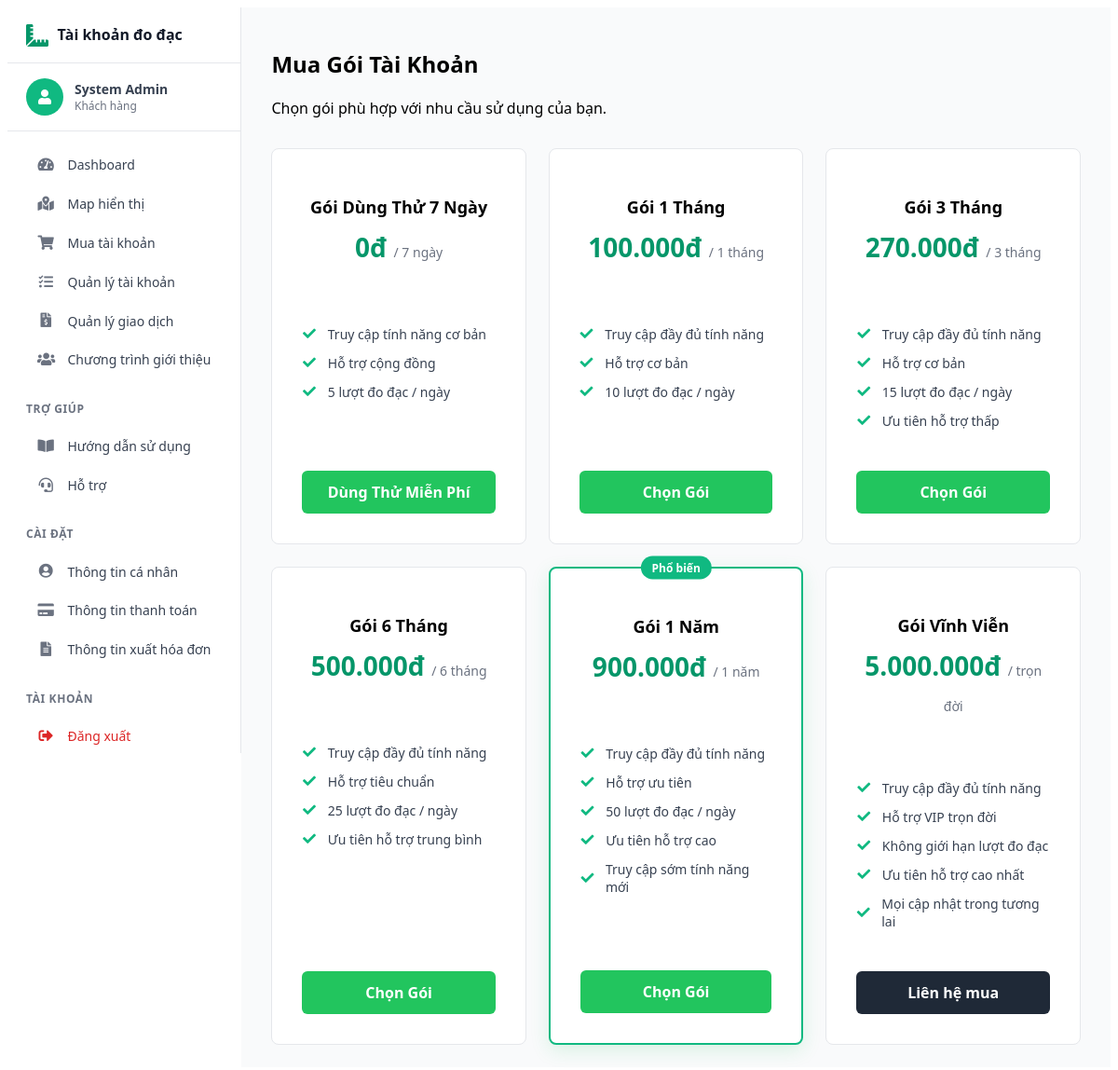
The page /test.php (signed in) on the database its author committed.
### tables this page shows
CREATE TABLE `package` (
  `id` int NOT NULL,
  `package_id` varchar(50) NOT NULL,
  `name` varchar(150) NOT NULL,
  `price` decimal(15,2) NOT NULL,
  `duration_text` varchar(100) NOT NULL,
  `features_json` text,
  `is_recommended` tinyint(1) NOT NULL DEFAULT '0',
  `button_text` varchar(100) NOT NULL DEFAULT 'Chọn Gói',
  `savings_text` varchar(100) DEFAULT NULL,
  `is_active` tinyint(1) NOT NULL DEFAULT '1',
  `display_order` int NOT NULL DEFAULT '0',
  `created_at` datetime DEFAULT CURRENT_TIMESTAMP,
  `updated_at` datetime DEFAULT NULL ON UPDATE CURRENT_TIMESTAMP
);

### test.php (the view, shortened to what this page needs)
<?php
$project_root_path = dirname(dirname(dirname(__DIR__)));
$db = new Database();
$conn = $db->connect();
$all_packages = [];
try {
    $stmt = $conn->prepare("SELECT package_id, name, price, duration_text, features_json, is_recommended, button_text, savings_text FROM package WHERE is_active = 1 ORDER BY display_order ASC");
    $stmt->execute();
    $all_packages = $stmt->fetchAll(PDO::FETCH_ASSOC);
} catch (PDOException $e) {
    error_log("Error fetching packages in packages.php: " . $e->getMessage());
}
include $project_root_path . '/private/includes/header.php';
?>
<div class="dashboard-wrapper">
    <?php include $project_root_path . '/private/includes/sidebar.php'; ?>
    <main class="content-wrapper">
        <h2 class="text-2xl font-semibold mb-4">Mua Gói Tài Khoản</h2>
        <p class="text-gray-600 mb-6">Chọn gói phù hợp với nhu cầu sử dụng của bạn.</p>
        <div class="packages-grid">
            <?php if (empty($all_packages)): ?>
                <p class="text-center text-gray-500 col-span-full">Hiện tại không có gói dịch vụ nào.</p>
            <?php else: ?>
                <?php foreach ($all_packages as $package): ?>
                    <?php
                        $features = json_decode($package['features_json'], true);
                        $card_classes = 'package-card';
                        if ($package['is_recommended']) {
                            $card_classes .= ' recommended';
                        }
                        $details_url = $base_path . '/pages/purchase/details.php?package=' . htmlspecialchars($package['package_id']);
                        $button_classes = 'btn-select-package';
                        $is_contact_button = ($package['button_text'] === 'Liên hệ mua');
                        if ($is_contact_button) {
                             $button_classes .= ' contact';
                        }
                    ?>
                    <div class="<?php echo $card_classes; ?>">
                        <?php if ($package['is_recommended']): ?>
                            <div class="recommended-badge">Phổ biến</div>
                        <?php endif; ?>
                        <h3><?php echo htmlspecialchars($package['name']); ?></h3>
                        <div class="package-price">
                            <?php echo number_format($package['price'], 0, ',', '.'); ?>đ
                            <span class="duration"><?php echo htmlspecialchars($package['duration_text']); ?></span>
                        </div>
                        <span class="package-savings">
                        </span>
                        <ul class="package-features">
                            <?php foreach ($features as $feature): ?>
                                <li>
                                    <i class="fas <?php echo htmlspecialchars($feature['icon']); ?>" aria-hidden="true"></i>
                                    <span><?php echo htmlspecialchars($feature['text']); ?></span>
                                </li>
                            <?php endforeach; ?>
                        </ul>
                        <a href="<?php echo $details_url; ?>" class="<?php echo $button_classes; ?>">
                            <?php echo htmlspecialchars($package['button_text']); ?>
                        </a>
                    </div>
                <?php endforeach; ?>
            <?php endif; ?>
        </div>
    </main>
</div>
<?php
include $project_root_path . '/private/includes/footer.php';
?>

### private/includes/header.php (shortened to what this page needs)
<!DOCTYPE html>
<html lang="vi">
<head>
    <link rel="stylesheet" href="https://cdnjs.cloudflare.com/ajax/libs/font-awesome/5.15.4/css/all.min.css">
    <link rel="stylesheet" href="/assets/css/base.css">
    <link rel="stylesheet" href="/assets/css/layouts/main-content.css">
    <link rel="stylesheet" href="/assets/css/components/cards.css">
    <link rel="stylesheet" href="/assets/css/components/tables.css">
</head>
<body>
</body>
</html>

### private/includes/sidebar.php (shortened to what this page needs)
<?php
$base_path = '/public';
$nav_items = [
    ['label' => 'Dashboard', 'icon' => 'fa-tachometer-alt', 'url' => '/pages/dashboard.php', 'active_check' => 'dashboard.php'],
    ['label' => 'Map hiển thị', 'icon' => 'fa-map-marked-alt', 'url' => '/pages/map_display.php', 'active_check' => 'map_display.php'],
    ['label' => 'Mua tài khoản', 'icon' => 'fa-shopping-cart', 'url' => '/pages/purchase/packages.php', 'active_check' => 'packages.php'],
    ['label' => 'Quản lý tài khoản', 'icon' => 'fa-tasks', 'url' => '/pages/rtk_accountmanagement.php', 'active_check' => 'rtk_accountmanagement.php'],
    ['label' => 'Quản lý giao dịch', 'icon' => 'fa-file-invoice-dollar', 'url' => '/pages/transaction.php', 'active_check' => 'transaction.php'],
    ['label' => 'Chương trình giới thiệu', 'icon' => 'fa-users', 'url' => '/pages/referral.php', 'active_check' => 'referral.php'],
    ['type' => 'section', 'label' => 'Trợ giúp'],
    ['label' => 'Hướng dẫn sử dụng', 'icon' => 'fa-book-open', 'url' => '/pages/support/guide.php', 'active_check' => 'guide.php'],
    ['label' => 'Hỗ trợ', 'icon' => 'fa-headset', 'url' => '/pages/support/contact.php', 'active_check' => 'contact.php'],
    ['type' => 'section', 'label' => 'Cài đặt'],
    ['label' => 'Thông tin cá nhân', 'icon' => 'fa-user-circle', 'url' => '/pages/setting/profile.php', 'active_check' => 'profile.php'],
    ['label' => 'Thông tin thanh toán', 'icon' => 'fa-credit-card', 'url' => '/pages/setting/payment.php', 'active_check' => 'payment.php'],
    ['label' => 'Thông tin xuất hóa đơn', 'icon' => 'fa-file-alt', 'url' => '/pages/setting/invoice.php', 'active_check' => 'invoice.php'],
    ['type' => 'section', 'label' => 'Tài khoản'],
    ['label' => 'Đăng xuất', 'icon' => 'fa-sign-out-alt', 'url' => '/pages/auth/logout.php', 'class' => 'logout-link']
];
echo '<link rel="stylesheet" href="' . $base_path . '/assets/css/layouts/sidebar.css">';
function is_current_page($page_name) {
    $current_script_path = $_SERVER['SCRIPT_NAME'];
    return str_ends_with($current_script_path, '/' . $page_name);
}
$user_username = isset($_SESSION['username']) ? htmlspecialchars($_SESSION['username']) : 'Khách hàng';
?>
<aside class="sidebar" id="sidebar">
    <div class="sidebar-header">
        <a href="<?php echo $base_path; ?>/pages/dashboard.php" class="logo-link">
            <i class="logo-icon fas fa-ruler-combined"></i>
            <span class="logo-text"><b>Tài khoản đo đạc</b></span>
        </a>
    </div>
    <div class="user-info-container">
        <div class="user-info">
            <div class="user-icon-wrapper">
                <i class="fas fa-user"></i>
            </div>
            <div class="user-text">
                <span class="user-name"><?php echo $user_username; ?></span>
                <span class="user-role">Khách hàng</span>
            </div>
        </div>
    </div>
    <nav class="sidebar-nav">
        <ul>
            <?php foreach ($nav_items as $item): ?>
                <?php if (isset($item['type']) && $item['type'] === 'section'): ?>
                    <li class="nav-section-title-li">
                        <p class="nav-section-title"><?php echo htmlspecialchars($item['label']); ?></p>
                    </li>
                <?php else: ?>
                    <li>
                        <a href="<?php echo $base_path . htmlspecialchars($item['url']); ?>"
                           class="nav-item <?php echo isset($item['class']) ? $item['class'] : ''; ?>
                                  <?php echo isset($item['active_check']) && is_current_page($item['active_check']) ? 'active' : ''; ?>">
                            <i class="icon fas <?php echo htmlspecialchars($item['icon']); ?>"></i>
                            <span><?php echo htmlspecialchars($item['label']); ?></span>
                        </a>
                    </li>
                <?php endif; ?>
            <?php endforeach; ?>
        </ul>
    </nav>
</aside>

### private/includes/footer.php (shortened to what this page needs)
</body>
</html>

### private/includes/header.php (style rules this page uses)
body { font-family: 'Segoe UI', Tahoma, Geneva, Verdana, sans-serif; }

### test.php (style rules this page uses)
.packages-grid { display: grid; grid-template-columns: repeat(auto-fit, minmax(260px, 1fr)); gap: 1.5rem; margin-top: 2rem; }
.package-card { background-color: white; border: 1px solid var(--gray-200); border-radius: var(--rounded-lg); padding: 2rem; display: flex; flex-direction: column; text-align: center; transition: transform 0.2s ease, box-shadow 0.2s ease; }
.package-card h3 { font-size: var(--font-size-lg); font-weight: var(--font-semibold); color: var(--gray-800); margin-bottom: 0.75rem; }
.package-price { font-size: 1.75rem; font-weight: var(--font-bold); color: var(--primary-600); margin-bottom: 0.5rem; }
.package-price .duration { font-size: var(--font-size-sm); font-weight: var(--font-normal); color: var(--gray-500); }
.package-savings { font-size: var(--font-size-xs); color: var(--primary-600); margin-bottom: 1.5rem; display: block; min-height: 1.2em; }
.package-features { list-style: none; padding: 0; margin-bottom: 2rem; text-align: left; }
.package-features li { display: flex; align-items: center; gap: 0.75rem; margin-bottom: 0.75rem; color: var(--gray-700); font-size: var(--font-size-sm); }
.package-features li i { width: 1.1em; text-align: center; }
.package-features li i.fa-check { color: var(--primary-500); }
.btn-select-package { display: inline-block; width: 100%; padding: 0.75rem 1.5rem; background-color: var(--green-500, #22c55e); color: white; border: none; border-radius: var(--rounded-md); font-weight: var(--font-semibold); text-decoration: none; transition: background-color 0.2s ease; cursor: pointer; margin-top: auto; box-sizing: border-box; }
.btn-select-package.contact { background-color: var(--gray-800, #1f2937); color: white; }
.package-card.recommended { border-color: var(--primary-500); border-width: 2px; position: relative; box-shadow: 0 6px 20px rgba(34, 197, 94, 0.15); }
.recommended-badge { position: absolute; top: -1px; left: 50%; transform: translateX(-50%) translateY(-50%); background-color: var(--primary-500); color: white; padding: 0.25rem 0.75rem; border-radius: var(--rounded-full); font-size: var(--font-size-xs); font-weight: var(--font-semibold); z-index: 1; }

### rows shown on the page
package: name "Gói Dùng Thử 7 Ngày", price "0", duration_text "/ 7 ngày", text "Truy cập tính năng cơ bản", text "Hỗ trợ cộng đồng", text "5 lượt đo đạc / ngày", button_text "Dùng Thử Miễn Phí"
package: name "Gói 1 Tháng", price "100.000", duration_text "/ 1 tháng", text "Truy cập đầy đủ tính năng", text "Hỗ trợ cơ bản", text "10 lượt đo đạc / ngày", button_text "Chọn Gói"
package: name "Gói 3 Tháng", price "270.000", duration_text "/ 3 tháng", text "Truy cập đầy đủ tính năng", text "Hỗ trợ cơ bản", text "15 lượt đo đạc / ngày", text "Ưu tiên hỗ trợ thấp", button_text "Chọn Gói"
package: name "Gói 6 Tháng", price "500.000", duration_text "/ 6 tháng", text "Truy cập đầy đủ tính năng", text "Hỗ trợ tiêu chuẩn", text "25 lượt đo đạc / ngày", text "Ưu tiên hỗ trợ trung bình", button_text "Chọn Gói"
package: is_recommended "Phổ biến", name "Gói 1 Năm", price "900.000", duration_text "/ 1 năm", text "Truy cập đầy đủ tính năng", text "Hỗ trợ ưu tiên", text "50 lượt đo đạc / ngày", text "Ưu tiên hỗ trợ cao", text "Truy cập sớm tính năng mới", button_text "Chọn Gói"
package: name "Gói Vĩnh Viễn", price "5.000.000", duration_text "/ trọn đời", text "Truy cập đầy đủ tính năng", text "Hỗ trợ VIP trọn đời", text "Không giới hạn lượt đo đạc", text "Ưu tiên hỗ trợ cao nhất", text "Mọi cập nhật trong tương lai", button_text "Liên hệ mua"

### other values the page prints
$user_username "System Admin"
$item['label'] "Dashboard"
$item['label'] "Map hiển thị"
$item['label'] "Mua tài khoản"
$item['label'] "Quản lý tài khoản"
$item['label'] "Quản lý giao dịch"
$item['label'] "Chương trình giới thiệu"
$item['label'] "TRỢ GIÚP"
$item['label'] "Hướng dẫn sử dụng"
$item['label'] "Hỗ trợ"
$item['label'] "CÀI ĐẶT"
$item['label'] "Thông tin cá nhân"
$item['label'] "Thông tin thanh toán"
$item['label'] "Thông tin xuất hóa đơn"
$item['label'] "TÀI KHOẢN"
